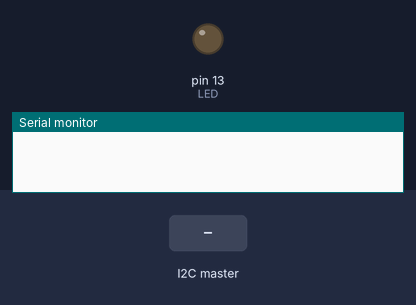
This sketch was run on a simulated Arduino Uno, built with avr-gcc and run on an emulated ATmega328P. Parts: output pins drawn as LEDs (lit = HIGH), the last lines printed to the serial monitor. The inputs (shaded band) are chosen by the test bench.

Above: at 1.2 s.
1.3 s: the I2C master sends "a"
At 2.2 s:
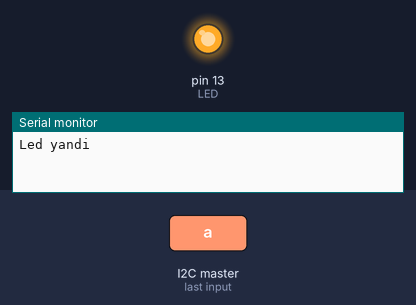
2.8 s: the I2C master sends "b"
At 3.3 s:
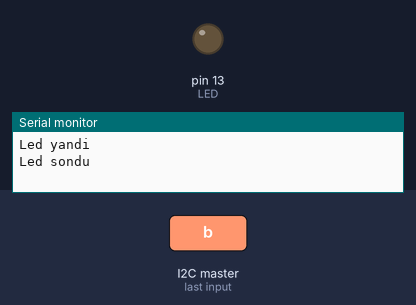
Timing chart, 0 to 5.8 s (numbered marks = the images above; inputs shaded):
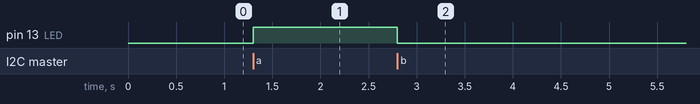

The sketch:

I2C_Slave_.ino
```cpp
/* Slave (köle) görevindeki Arduino'nun kodu */
#include <Wire.h>
/*
 * I2C fonksiyonlarını kullanabilmek için
 * Wire.h kütüphanesini projemize ekledik
 */

 const int LED = 13;
 /* LED 13. pinde bulunmaktadır */

void setup()
{
  Serial.begin(9600);
  Wire.begin(1);
  /* I2C haberleşmesi, haberleşme adresi 1 olan bir slave cihaz olarak başlatıldı */
  Wire.onRequest(istekGeldiginde);
  /*
  Master olan cihaz bu Arduino'dan veri istediğinde gerçekleşecek işlem seçildi
  */
  Wire.onReceive(veriGeldiginde);
  /*
  Master olan cihazdan bu Arduino'ya veri geldiğinde yapılacak işlem seçildi
  */

  pinMode(LED,OUTPUT);
  /* LED pini çıkış olarak ayarlandı */
}

void loop()
{
  /*
  * Tüm işlemler veri isteği geldiğinde veya yeni veri geldiğinde
  * yapılacağı için loop fonksiyonunun içi boş bırakılmıştır
  */
  delay(1);
}

void veriGeldiginde(int veri)
{
  /* I2C hattında bu cihaz için yeni veri olduğunda bu fonksiyon çalışır */
  char gelenKarakter;
  /* Hattaki veri okunarak gelenKarakter değişkenine kaydedilir */
  while(Wire.available()){
    gelenKarakter = Wire.read();
  }
  /* Eğer gelen veri 'a' ise LED yakılır, 'b' ise LED söndürülür */
  if(gelenKarakter == 'a'){
    digitalWrite(LED,HIGH);
  Serial.println("Led yandi");
  }

  else if(gelenKarakter == 'b')
   {
    digitalWrite(LED,LOW);
  Serial.println("Led sondu");
  }
}

void istekGeldiginde()
{
  Serial.println("Istek geldi");

  /*
  * Eğer master bu cihazdan veri istiyor ise master cihaza "Merhaba" verisi yollanılır
  * Eğer bu bir sensör olsaydı "merhaba" yerine sıcaklık veya ivme verisi yollanıyor olacaktı
  */
  Wire.write("20");
}
```

Measured:
- after the input at 1.3 s, pin 13 (LED): LOW → HIGH at once
- after the input at 2.8 s, pin 13 (LED): HIGH → LOW at once
